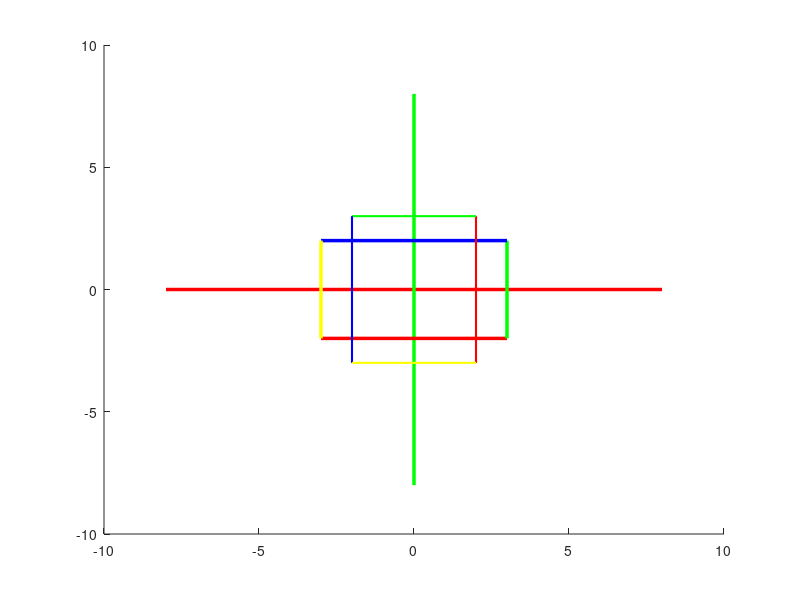

MATLAB code to generate this figure:
clear all
clc
angle_rad = deg2rad(90);

%        X       Y       Z             R G B
%line([xi xf],[yi yf],[zi zf],'color',[1 0 0],'linewidth',2.5);
 line([-8 8],[0 0],[0 0],'color',[1 0 0],'linewidth',2.5); %establece el eje X en rojo
 line([0 0],[-8 8],[0 0],'color',[0 1 0],'linewidth',2.5); %establece el eje Y en verde

 p1=[-3 -2];
 p2=[3 -2];
 p3=[3 2];
 p4=[-3 2];
 

 
 line([p1(1) p2(1)],[p1(2) p2(2)],[0 0],'color',[1 0 0],'linewidth',2.5);
 line([p2(1) p3(1)],[p2(2) p3(2)],[0 0],'color',[0 1 0],'linewidth',2.5);
 line([p3(1) p4(1)],[p3(2) p4(2)],[0 0],'color',[0 0 1],'linewidth',2.5);
 line([p4(1) p1(1)],[p4(2) p1(2)],[0 0],'color',[1 1 0],'linewidth',2.5);
 

 
 Rz = [cos(angle_rad) -sin(angle_rad); sin(angle_rad) cos(angle_rad)];
 
 p1r = Rz*p1';
 p2r = Rz*p2';
 p3r = Rz*p3';
 p4r = Rz*p4';
 
 line([p1r(1) p2r(1)],[p1r(2) p2r(2)],[0 0],'color',[1 0 0],'linewidth',1.5);
 line([p2r(1) p3r(1)],[p2r(2) p3r(2)],[0 0],'color',[0 1 0],'linewidth',1.5);
 line([p3r(1) p4r(1)],[p3r(2) p4r(2)],[0 0],'color',[0 0 1],'linewidth',1.5);
 line([p4r(1) p1r(1)],[p4r(2) p1r(2)],[0 0],'color',[1 1 0],'linewidth',1.5);
 
 
 

